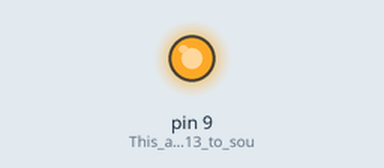
Simulated run of this sketch. Board: Arduino Uno, built with avr-gcc and run on an emulated ATmega328P. Shown: output pins drawn as LEDs (lit = HIGH).

Above: at 0.05 s.
At 1.05 s:
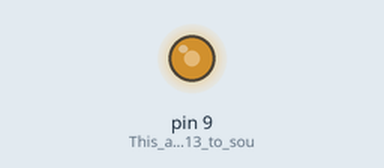
At 2.1 s:
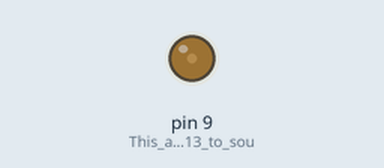
At 4.6 s:
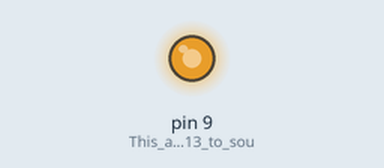
Timing chart, 0 to 6.7 s (numbered marks = the images above):
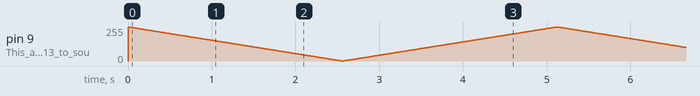

The sketch:

Fading.ino
```cpp
void setup()
{
  pinMode(9,OUTPUT); //This allows PIN 13 to source a lot of electricity (a lot of amps)

}


void loop()
{
  for(int i = 255; i >= 0; i--)
  {
  analogWrite(9,i); //always on
  delay(10);
  }
for(int i = 0; i<=255; i++)
  {
    analogWrite(9,i);
    delay(10);
  }


}

void fadeOut(int x)
  {
    for(int i = 255; i >= 0; i--)
  analogWrite(9,i); //always on
  delay(x);
{
  void fadeIn(int x);
  for(int i = 0; i<=255; i++)
  {
    analogWrite(9,i);
    delay(x);

  }
}
  }
```
